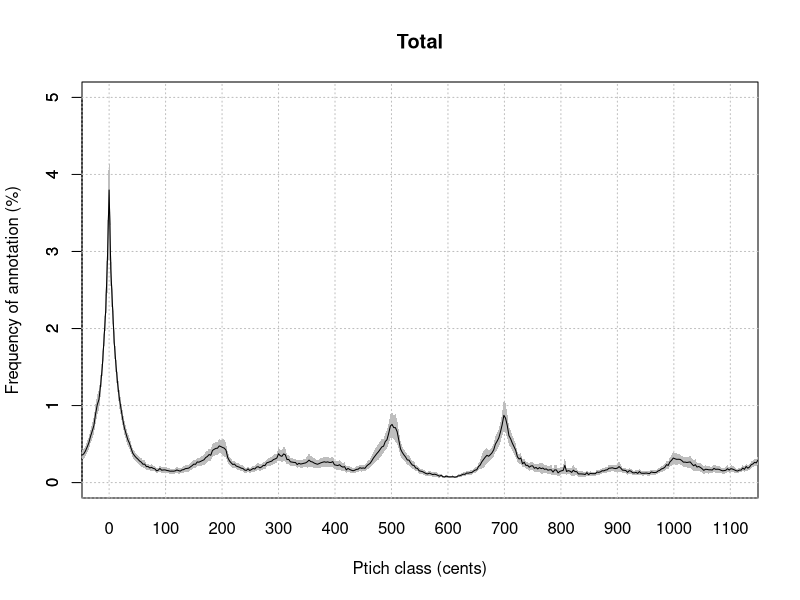
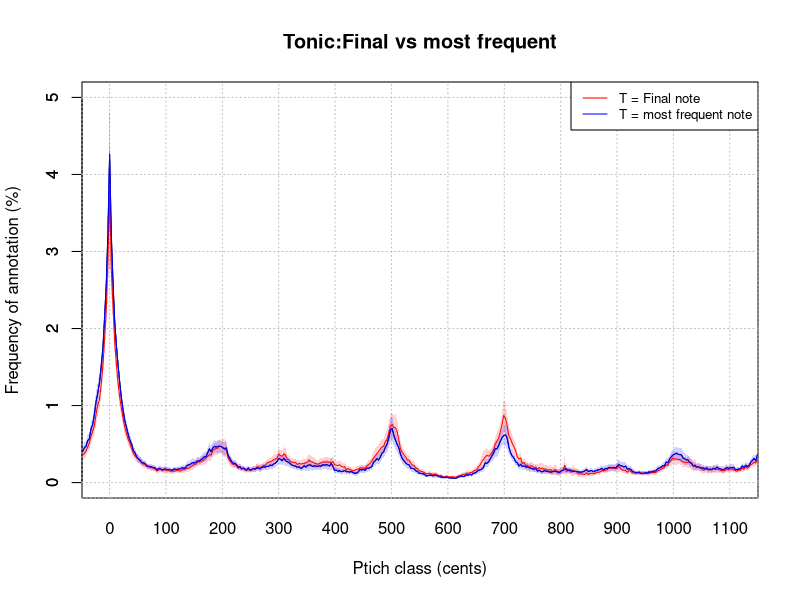
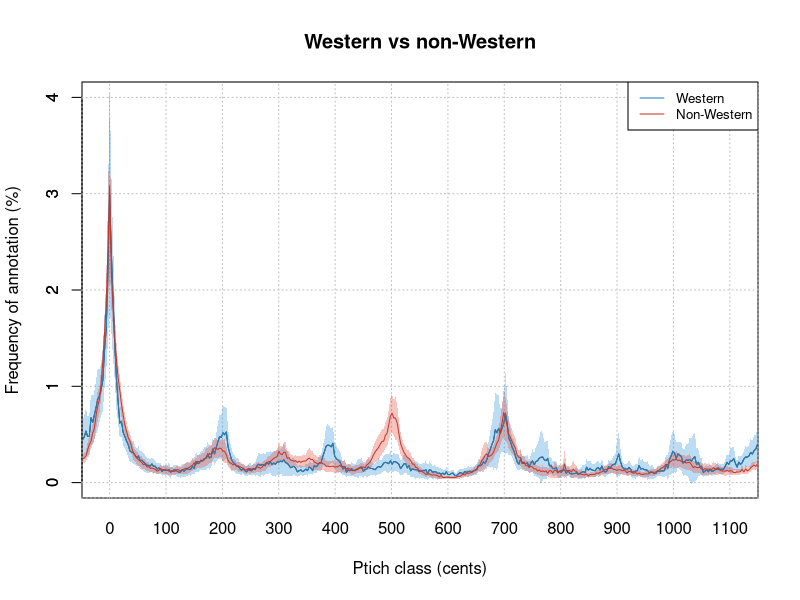
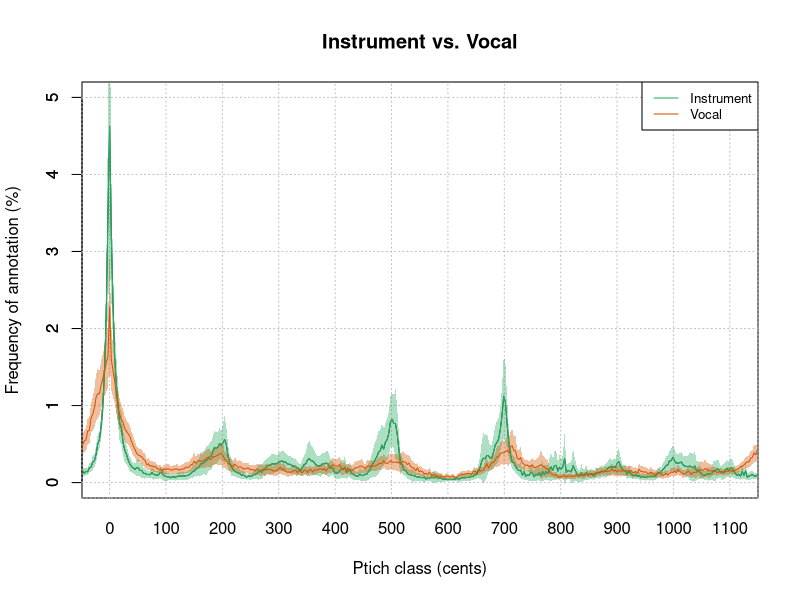

The R source for these figures, in order:
setwd("/Users/ShoichiroSato/Project/plotdata")
Confidence124<-read.csv("Garland 124.csv",header=TRUE)

plot(Confidence124[,1],Confidence124[,1+1],type="l",main="Total", xaxs="i",xlim=c(-48,1149),ylim=c(0,5.0),xaxt="n", bg="black",xlab="Ptich class (cents)", ylab="Frequency of annotation (%)")
+axis(side=1, at=c(-50,0,100,200,300,400,500,600,700,800,900,1000,1100,1150),cex.axis=1,tck=1.0,lty="dotted",col="grey")
+axis(side=2,tck=1.0,lty="dotted",ylim=c(0,5.0),col="grey")
polygon(c(Confidence124[,1], rev(Confidence124[,1])) , c(Confidence124[,1+13] ,rev(Confidence124[,1+19])) , col = 'grey' , border = NA)
lines(Confidence124[,1],Confidence124[,1+1],type="l")

#multiple:"Tonic:Finalvsmost frequnet"
plot(Confidence124[,1],Confidence124[,1+2],type="l",main="Tonic:Final vs most frequent", xaxs="i",xlim=c(-49,1150),ylim=c(0,5.0),xaxt="n", bg="black",xlab="Ptich class (cents)", ylab="Frequency of annotation (%)")
+axis(side=1, at=c(-50,0,100,200,300,400,500,600,700,800,900,1000,1100,1150),cex.axis=1,tck=1.0,lty="dotted",col="grey")
+axis(side=2,tck=1.0,lty="dotted",ylim=c(0,5.0),col="grey")
polygon(c(Confidence124[,1], rev(Confidence124[,1])) , c(Confidence124[,1+13] , rev(Confidence124[,1+19])) , col = rgb(1,0,0,alpha=0.18) , border = NA)
polygon(c(Confidence124[,1], rev(Confidence124[,1])) , c(Confidence124[,1+14] , rev(Confidence124[,1+20])) , col = rgb(0,0,1,alpha=0.18) , border = NA)
lines(Confidence124[,1],Confidence124[,1+1],type="l",col=rgb(1,0,0))
lines(Confidence124[,1],Confidence124[,1+2],type="l",col=rgb(0,0,1))
legend("topright", legend = c("T = Final note", "T = most frequent note"), col = c(rgb(1,0,0),rgb(0,0,1)),  lty = 1:1,cex=0.8)

#multiple:"Western vs non-Western"
plot(Confidence124[,1],Confidence124[,1+3],type="l",main="Western vs non-Western", xaxs="i",xlim=c(-49,1150),ylim=c(0,4.0),xaxt="n", bg="black",xlab="Ptich class (cents)", ylab="Frequency of annotation (%)")
+axis(side=1, at=c(-50,0,100,200,300,400,500,600,700,800,900,1000,1100,1150),cex.axis=1,tck=1.0,lty="dotted",col="grey")
+axis(side=2,tck=1.0,lty="dotted",ylim=c(0,4.0),col="grey")
polygon(c(Confidence124[,1], rev(Confidence124[,1])) , c(Confidence124[,1+15] , rev(Confidence124[,1+21])) , col="#3498db55" , border = NA)
polygon(c(Confidence124[,1], rev(Confidence124[,1])) , c(Confidence124[,1+16] , rev(Confidence124[,1+22])) , col="#e74c3c55" , border = NA)
lines(Confidence124[,1],Confidence124[,1+3],type="l",col="#2980b9")
lines(Confidence124[,1],Confidence124[,1+4],type="l",col="#c0392b")
legend("topright", legend = c("Western", "Non-Western"), col = c("#2980b9","#c0392b"),  lty = 1:1,cex=0.8)

       
#multiple:"Instrument vs. Vocal"
plot(Confidence124[,1],Confidence124[,1+5],type="l",main="Instrument vs. Vocal", xaxs="i",xlim=c(-49,1150),ylim=c(0,5.0),xaxt="n", bg="black",xlab="Ptich class (cents)", ylab="Frequency of annotation (%)")
+axis(side=1, at=c(-50,0,100,200,300,400,500,600,700,800,900,1000,1100,1150),cex.axis=1,tck=1.0,lty="dotted",col="grey")
+axis(side=2,tck=1.0,lty="dotted",ylim=c(0,5.0),col="grey")
polygon(c(Confidence124[,1], rev(Confidence124[,1])) , c(Confidence124[,1+17] , rev(Confidence124[,1+23])) , col="#27ae6060" , border = NA)
polygon(c(Confidence124[,1], rev(Confidence124[,1])) , c(Confidence124[,1+18] , rev(Confidence124[,1+24])) , col="#d3540060" , border = NA)
lines(Confidence124[,1],Confidence124[,1+5],type="l",col="#27ae60")
lines(Confidence124[,1],Confidence124[,1+6],type="l",col="#d35400")
legend("topright", legend = c("Instrument", "Vocal"), col = c("#27ae60","#d35400"),  lty = 1:1,cex=0.8)